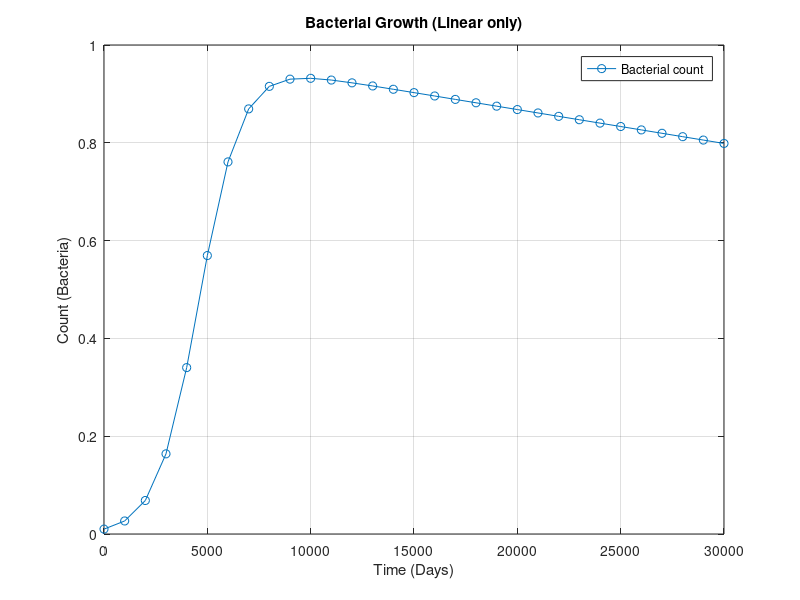

Here is the MATLAB script that generated this plot:
%Simple model representing the bacterial growth
%Diff equation is dn/dt = rn(1-N/K) - (d+alpha)(t)(n)
% It follows Logistic growth accompanied by death rate which increases with a small rate with time

%Define parameters
r = 0.002 %Growth rate
K = 2 %Carrying capacity
d0 = 0.001 % Death rate
alpha = 7e-9

%timespan
t_min = 0
t_max = 30000
t_span = [t_min:1000:t_max]

%Initial conditions
N0 = 0.01

%Define ODE System
bac_growth1 = @(t, N)[
    r * N * (1 - N / K) - (d0 + alpha * t) * N; % dN/dt
]

%Call the function
[t,N] = ode45(bac_growth1, t_span, N0)

%Plot
plot(t, N, '-o', 'DisplayName', 'Bacterial count')
xlabel('Time (Days)')
ylabel('Count (Bacteria)')
legend;
title('Bacterial Growth (Linear only)')
grid on;